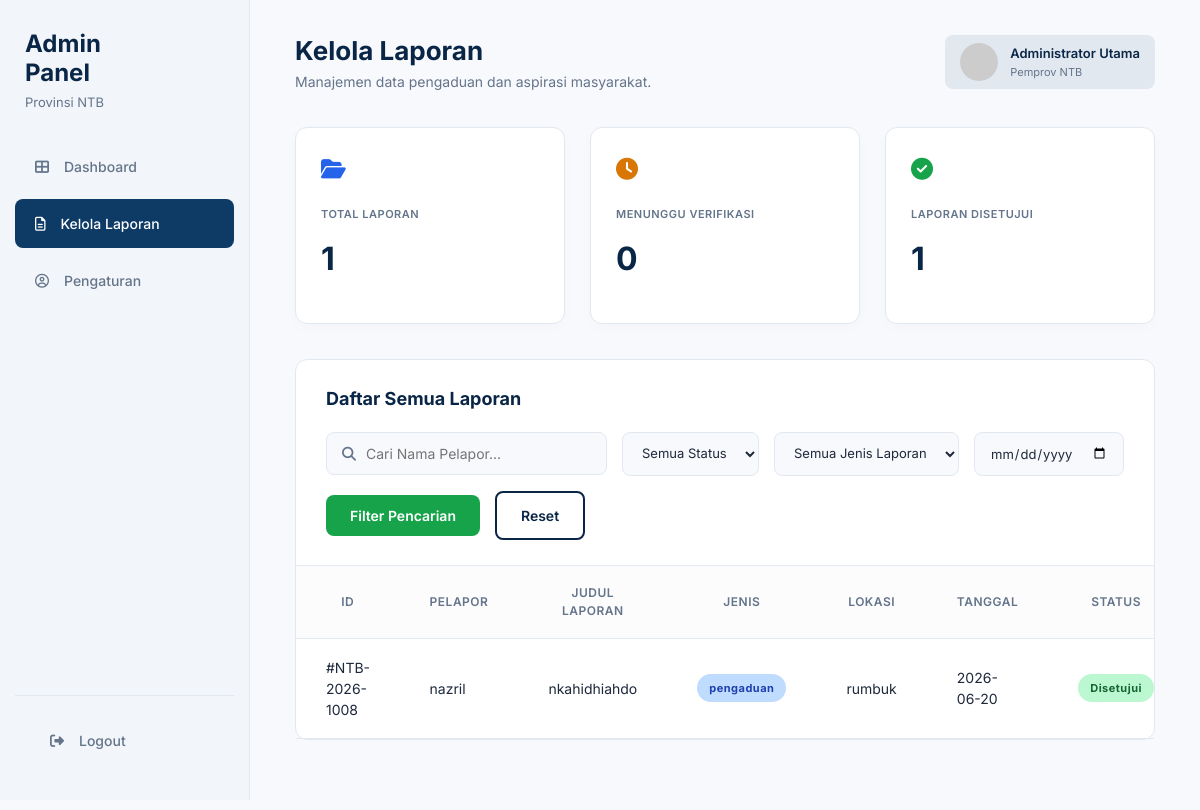
Page /pages/admin/kelola_laporan_admin.php (signed in) on the committed database.
### tables this page shows
CREATE TABLE `pengaduan` (
  `id_pengaduan` int(5) NOT NULL,
  `nik` varchar(16) NOT NULL,
  `nama_pelapor` varchar(50) NOT NULL,
  `alamat` varchar(50) DEFAULT NULL,
  `jenis_laporan` varchar(100) NOT NULL,
  `alamat_kejadian` text NOT NULL,
  `deskripsi_laporan` text NOT NULL,
  `bukti_file` varchar(255) NOT NULL,
  `tanggal_laporan` date DEFAULT NULL,
  `status` enum('menunggu','disetujui','ditolak') DEFAULT NULL,
  `latitude` decimal(10,8) DEFAULT NULL,
  `longitude` decimal(11,8) DEFAULT NULL,
  `id_opd` int(11) DEFAULT NULL,
  `catatan_opd` text DEFAULT NULL,
  `foto_sesudah` varchar(255) DEFAULT NULL,
  `progress_opd` enum('menunggu','sedang dikerjakan','selesai') DEFAULT NULL,
  `keterangan_progress` varchar(50) DEFAULT NULL,
  `judul_laporan` varchar(50) DEFAULT NULL,
  `kode_laporan` varchar(20) DEFAULT NULL,
  `wilayah` enum('kota mataram','kab. lombok barat','kab. lombok tengah','kab. lombok timur','kab. lombok utara','kab. sumbawa','kab. sumbawa barat','kab. bima','kab. dompu','kota Bima') DEFAULT NULL
);

### pages/admin/kelola_laporan_admin.php (the view, shortened to what this page needs)
<?php
include "../../php/koneksi.php";
$name_user = $_SESSION['nama_lengkap'];
?>
<!DOCTYPE html>
<html lang="id">
<head>
    <link rel="stylesheet" href="../../CSS/admin.css">
    <link rel="stylesheet" href="../../CSS/components/sidebar.css">
    <link rel="stylesheet" href="../../CSS/components/topbar.css">
    <link rel="stylesheet" href="../../CSS/components/card.css">
    <link rel="stylesheet" href="../../CSS/components/table.css">
    <link rel="stylesheet" href="../../CSS/components/modal.css">
    <link rel="stylesheet" href="../../CSS/components/button.css">
    <link rel="stylesheet" href="https://cdnjs.cloudflare.com/ajax/libs/font-awesome/6.4.0/css/all.min.css">
</head>
<body>
    <div class="app-container">
        <aside class="sidebar" id="sidebar">
            <div class="sidebar-header">
                <h2>Admin<br>Panel</h2>
                <p>Provinsi NTB</p>
            </div>
            <nav class="sidebar-nav">
                <ul class="nav-list">
                    <li class="nav-item">
                        <a href="dashboard_admin.php" class="nav-link">
                            <i class="fas fa-th-large"></i>
                            <span>Dashboard</span>
                        </a>
                    </li>
                    <li class="nav-item active">
                        <a href="kelola_laporan_admin.php" class="nav-link">
                            <i class="far fa-file-alt"></i>
                            <span>Kelola Laporan</span>
                        </a>
                    </li>
                    <li class="nav-item">
                        <a href="pengaturan_admin.php" class="nav-link">
                            <i class="far fa-user-circle"></i>
                            <span>Pengaturan</span>
                        </a>
                    </li>
                </ul>
            </nav>
            <div class="sidebar-footer">
                <a href="../../php/logout.php" class="nav-link logout-btn">
                    <i class="fas fa-sign-out-alt"></i>
                    <span>Logout</span>
                </a>
            </div>
        </aside>
        <main class="main-content">
            <header class="topbar">
                <div class="header-title">
                    <div>
                        <h1>Kelola Laporan</h1>
                        <p>Manajemen data pengaduan dan aspirasi masyarakat.</p>
                    </div>
                </div>
                <div class="header-actions">
                    <div class="header-profile">
                        <img src="https://ui-avatars.com/api/?name=Admin&background=random" alt="Admin Profile" class="profile-img">
                        <div class="profile-info">
                            <span class="profile-name"><?= $name_user ?></span>
                            <span class="profile-role">Pemprov NTB</span>
                        </div>
                    </div>
                </div>
            </header>
            <?php
                $query_statistik = mysqli_query($conn,"
                    SELECT
                        COUNT(*) AS total_laporan,
                        SUM(CASE WHEN status = 'menunggu' THEN 1 ELSE 0 END) AS menunggu,
                        SUM(CASE WHEN status = 'disetujui' THEN 1 ELSE 0 END) AS selesai
                    FROM pengaduan
                ");
                $statistik = mysqli_fetch_assoc($query_statistik);
            ?>
            <section class="summary-cards">
                <div class="card">
                    <div class="card-icon icon-blue"><i class="fas fa-folder-open"></i></div>
                    <div class="card-label">TOTAL LAPORAN</div>
                    <div class="card-value"><?= $statistik['total_laporan']?></div>
                </div>
                <div class="card">
                    <div class="card-icon icon-yellow"><i class="fas fa-clock"></i></div>
                    <div class="card-label">MENUNGGU VERIFIKASI</div>
                    <div class="card-value"><?= $statistik['menunggu']?></div>
                </div>
                <div class="card">
                    <div class="card-icon icon-green"><i class="fas fa-check-circle"></i></div>
                    <div class="card-label">LAPORAN DISETUJUI</div>
                    <div class="card-value"><?= $statistik['selesai']?></div>
                </div>
            </section>
            <section class="table-section">
                <div class="table-header flex-column">
                    <div class="table-header-top">
                        <h2>Daftar Semua Laporan</h2>
                    </div>
                <form method="POST">
                    <div class="filter-bar">
                        <div class="search-box">
                            <i class="fas fa-search"></i>
                            <input
                                type="text"
                                placeholder="Cari Nama Pelapor..."
                                name="fnama"
                                value="<?= isset($_POST['fnama']) ? $_POST['fnama'] : '' ?>">
                        </div>
                        <select class="filter-select" name="fstatus">
                            <option value="">Semua Status</option>
                        </select>
                        <select class="filter-select" name="fkategori">
                            <option value="">Semua Jenis Laporan</option>
                        </select>
                        <input
                            type="date"
                            class="filter-date"
                            name="ftanggal"
                            value="<?= isset($_POST['ftanggal']) ? htmlspecialchars($_POST['ftanggal']) : '' ?>">
                        <button type="submit" name="fupdate" class="btn-action btn-green">
                            Filter Pencarian
                        </button>
                        <a href="kelola_laporan_admin.php" class="btn-action btn-outline">
                            Reset
                        </a>
                    </div>
                </form>
                 </div>
                <div class="table-responsive">
                    <table class="data-table">
                        <thead>
                            <tr>
                                <th>ID</th>
                                <th>PELAPOR</th>
                                <th>JUDUL LAPORAN</th>
                                <th>JENIS</th>
                                <th>LOKASI</th>
                                <th>TANGGAL</th>
                                <th>STATUS</th>
                            </tr>
                        </thead>
                        <tbody>
                        <?php
                            $nama     = isset($_POST['fnama']) ? mysqli_real_escape_string($conn, $_POST['fnama']) : '';
                            $status   = isset($_POST['fstatus']) ? mysqli_real_escape_string($conn, $_POST['fstatus']) : '';
                            $kategori = isset($_POST['fkategori']) ? mysqli_real_escape_string($conn, $_POST['fkategori']) : '';
                            $tanggal  = isset($_POST['ftanggal']) ? mysqli_real_escape_string($conn, $_POST['ftanggal']) : '';
                            $tampilkan = mysqli_query($conn,"
                                SELECT *
                                FROM pengaduan
                                WHERE
                                    ('$nama' = '' OR nama_pelapor LIKE '%$nama%')
                                AND
                                    ('$status' = '' OR status = '$status')
                                AND
                                    ('$kategori' = '' OR jenis_laporan = '$kategori')
                                AND
                                    ('$tanggal' = '' OR tanggal_laporan = '$tanggal')
                                ORDER BY id_pengaduan ASC
                            ");
                        while($data = mysqli_fetch_assoc($tampilkan)){
                        ?>
                            <tr>
                                <td><?= $data['kode_laporan'] ?></td>
                                <td><?= $data['nama_pelapor'] ?></td>
                                <td><?= $data['judul_laporan'] ?></td>
                                <td>
                                    <span class="badge badge-blue">
                                        <?= $data['jenis_laporan'] ?>
                                    </span>
                                </td>
                                <td><?= $data['alamat_kejadian'] ?></td>
                                <td><?= $data['tanggal_laporan'] ?></td>
                                <?php
                                    $warna_bg = '';
                                    $warna_teks = '';
                                    if ($data['status'] == 'menunggu') {
                                        $warna_bg = '#fef08a';
                                        $warna_teks = '#854d0e';
                                    } elseif ($data['status'] == 'disetujui') {
                                        $warna_bg = '#bbf7d0';
                                        $warna_teks = '#166534';
                                    } elseif ($data['status'] == 'ditolak') {
                                        $warna_bg = '#fecaca';
                                        $warna_teks = '#991b1b';
                                    }
                                ?>
                                <td>
                                    <span class="badge" style="background-color: <?= $warna_bg ?>; color: <?= $warna_teks ?>;">
                                        <?= $data['status'] == 'disetujui' ? 'Disetujui' : ucfirst($data['status']) ?>
                                    </span>
                                </td>
                            </tr>
                        <?php } ?>
                        </tbody>
                    </table>
                </div>
            </section>
        </main>
    </div>
</body>
</html>

### CSS/admin.css (style rules this page uses)
:root { --bg-main: #f8f9fc; --bg-sidebar: #f2f5f9; --color-primary: #0a2647; --color-secondary: #0d3b66; --text-dark: #1e293b; --text-muted: #64748b; --border-color: #e2e8f0; --badge-green-bg: #86efac; --badge-green-text: #166534; --badge-blue-bg: #bfdbfe; --badge-blue-text: #1e40af; --badge-red-bg: #fecaca; --badge-red-text: #991b1b; --badge-orange-bg: #fed7aa; --badge-orange-text: #9a3412; --badge-gray-bg: #e2e8f0; --badge-gray-text: #334155; --badge-yellow-bg: #fde047; --badge-yellow-text: #854d0e; }
* { margin: 0; padding: 0; box-sizing: border-box; font-family: 'Inter', sans-serif; }
body { background-color: var(--bg-main); color: var(--text-dark); line-height: 1.5; overflow-x: hidden; }
a { text-decoration: none; color: inherit; }
ul { list-style: none; }
.app-container { display: flex; min-height: 100vh; width: 100%; }
.main-content { flex: 1; display: flex; flex-direction: column; padding: 35px 45px; overflow-x: hidden; }
.badge { display:inline-block; padding:6px 14px; border-radius:20px; font-size:12px; font-weight:600; }
.badge-blue { background:#dbeafe; color:#1d4ed8; }
* { -ms-overflow-style: none; scrollbar-width: none; }

### CSS/components/sidebar.css (style rules this page uses)
.sidebar { width: 250px; background-color: var(--bg-sidebar); display: flex; flex-direction: column; border-right: 1px solid var(--border-color); transition: transform 0.3s ease; flex-shrink: 0; position: sticky; top: 0; height: 100vh; overflow-y: auto; }
.sidebar-header { padding: 30px 25px; }
.sidebar-header h2 { color: var(--color-primary); font-size: 24px; line-height: 1.2; margin-bottom: 5px; }
.sidebar-header p { color: var(--text-muted); font-size: 13px; }
.sidebar-nav { flex: 1; padding: 0 15px; }
.nav-list { display: flex; flex-direction: column; gap: 8px; }
.nav-link { display: flex; align-items: center; gap: 15px; padding: 14px 20px; text-decoration: none; color: var(--text-muted); font-weight: 500; font-size: 14px; border-radius: 8px; transition: all 0.2s ease; }
.nav-item.active .nav-link, .nav-link:hover { background-color: var(--color-secondary); color: white; }
.sidebar-footer { padding: 20px 15px; border-top: 1px solid var(--border-color); margin: auto 15px 15px 15px; }

### CSS/components/topbar.css (style rules this page uses)
.topbar { display: flex; justify-content: space-between; align-items: flex-start; margin-bottom: 35px; }
.header-title { display: flex; align-items: flex-start; gap: 15px; }
.header-title h1 { font-size: 26px; color: var(--color-primary); margin-bottom: 5px; line-height: 1.2; }
.header-title p { color: var(--text-muted); font-size: 14px; }
.header-actions { display: flex; align-items: center; gap: 25px; }
.header-profile { display: flex; align-items: center; gap: 12px; background: #e2e8f0; padding: 8px 15px; border-radius: 8px; cursor: pointer; transition: 0.2s; }
.profile-img { width: 38px; height: 38px; border-radius: 50%; object-fit: cover; }
.profile-info { display: flex; flex-direction: column; }
.profile-name { font-size: 13px; font-weight: 600; color: var(--color-primary); }
.profile-role { font-size: 11px; color: var(--text-muted); }

### CSS/components/card.css (style rules this page uses)
.summary-cards { display: flex; gap: 25px; margin-bottom: 35px; }
.card { flex: 1; background: #fff; padding: 25px; border-radius: 12px; border: 1px solid var(--border-color); box-shadow: 0 4px 15px rgba(0,0,0,0.02); display: flex; flex-direction: column; transition: transform 0.2s ease, box-shadow 0.2s ease; }
.card-icon { font-size: 22px; margin-bottom: 20px; color: var(--text-dark); }
.icon-blue { color: #2563eb; }
.icon-yellow { color: #d97706; }
.icon-green { color: #16a34a; }
.card-label { font-size: 11px; font-weight: 600; color: var(--text-muted); letter-spacing: 0.5px; margin-bottom: 12px; }
.card-value { font-size: 32px; font-weight: 700; color: var(--color-primary); margin-bottom: 15px; }

### CSS/components/button.css (style rules this page uses)
.btn-action { padding: 12px 24px; border-radius: 8px; font-size: 14px; font-weight: 600; cursor: pointer; transition: all 0.2s ease; border: none; color: #fff; display: inline-flex; align-items: center; justify-content: center; gap: 8px; }
.btn-green { background-color: #16a34a; }
.btn-outline { background-color: transparent; border: 2px solid var(--color-primary); color: var(--color-primary); }

### rows in the picture
pengaduan: kode_laporan "#NTB-2026-1008", nama_pelapor "nazril", judul_laporan "nkahidhiahdo", jenis_laporan "pengaduan", alamat_kejadian "rumbuk", tanggal_laporan "2026-06-20", status "Disetujui"

### other values in the picture
$name_user "Administrator Utama"
$statistik['total_laporan'] "1"
$statistik['menunggu'] "0"
$statistik['selesai'] "1"
